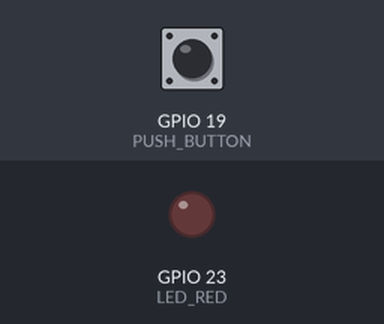
Simulated run of this program. Board: ESP32. On the bench: output pins drawn as LEDs (lit = HIGH). Inputs (shaded band) come from the test bench; at power-on: GPIO 19 (PUSH_BUTTON) HIGH. What the program prints to the serial monitor is not drawn.

Above: at 1.2 s.
1.3 s: GPIO 19 (PUSH_BUTTON) pulled LOW for 0.15 s
Timing chart, 0 to 4.3 s (numbered marks = the images above; inputs shaded):
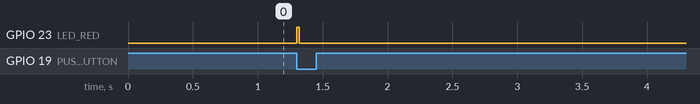

Measured:
- after the input at 1.3 s, GPIO 23 (LED_RED): LOW → HIGH at once, → LOW 0.02 s later

The program:

main.cpp
```cpp
#include <Arduino.h>
#define LED_RED   23
#define PUSH_BUTTON 19

SemaphoreHandle_t xSemaphore;
int g_nCount=0;

IRAM_ATTR void isrPushButton() {
  g_nCount++;
  xSemaphoreGive(xSemaphore);
}

void taskPushButtonCounter(void *pvParameters) {
  pinMode(LED_RED, OUTPUT);
  digitalWrite(LED_RED, LOW);

  while (1) {
    xSemaphoreTake(xSemaphore, portMAX_DELAY);
    digitalWrite(LED_RED, HIGH);
    Serial.printf("Counter: %d \r\n", g_nCount); fflush(stdout);
    vTaskDelay(20 / portTICK_PERIOD_MS);
    digitalWrite(LED_RED, LOW);
  }
}

void setup()
{
  Serial.begin(115200);
  xSemaphore = xSemaphoreCreateBinary();
  // init push button interrupt
  pinMode(PUSH_BUTTON, INPUT_PULLUP);
  attachInterrupt(PUSH_BUTTON, isrPushButton, FALLING);
  xTaskCreatePinnedToCore(taskPushButtonCounter, "taskPushButtonCounter", configMINIMAL_STACK_SIZE+2048, NULL, 2, NULL, 0);
  Serial.println("System ready");
}

void loop()
{
  vTaskDelay(0);
}
```
